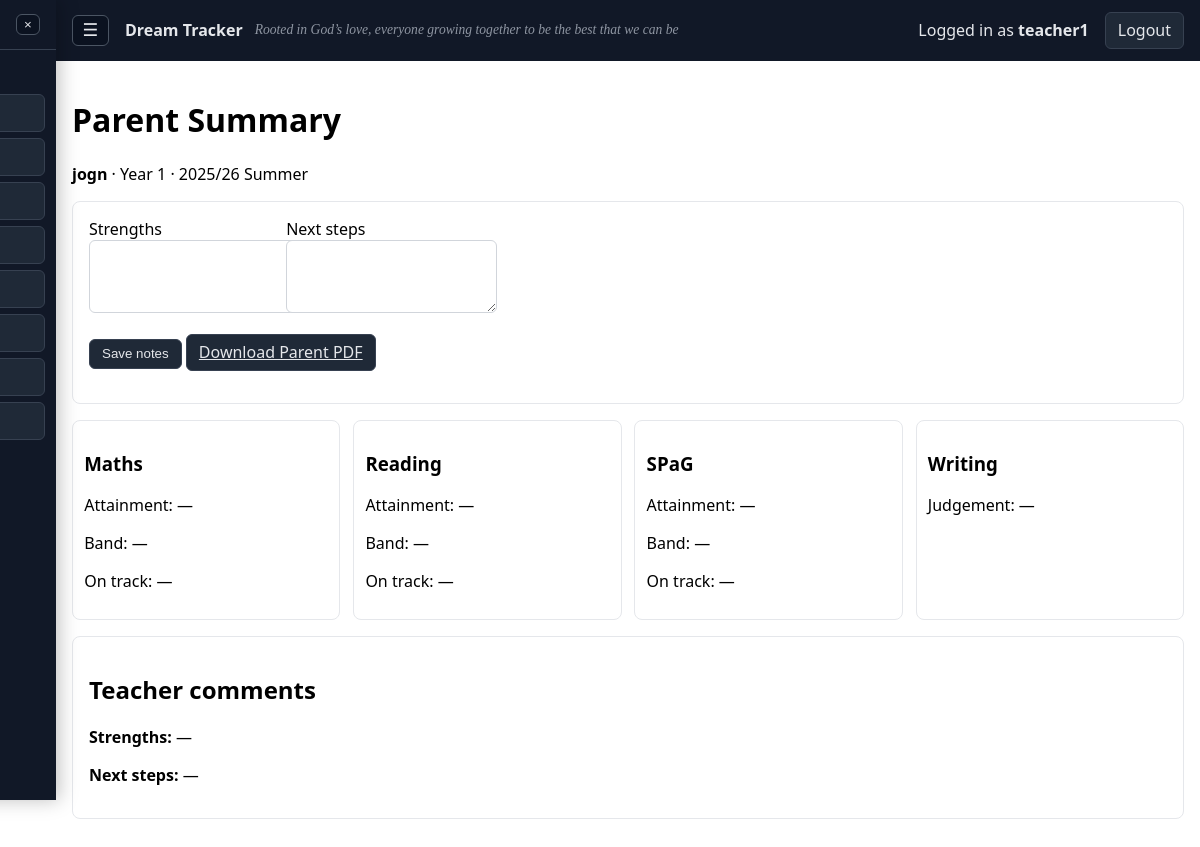
The page /reports/parent-summary/1 (signed in) on the database its author committed.
### models.py (models this page shows, shortened)
class Teacher(UserMixin, db.Model):
    __tablename__ = "teachers"
    id = db.Column(db.Integer, primary_key=True)
    username = db.Column(db.String(80), unique=True, nullable=False)
    password_hash = db.Column(db.String(255), nullable=False)
    class_id = db.Column(db.Integer, db.ForeignKey("classes.id"))
    is_admin = db.Column(db.Boolean, nullable=False, default=False)
    is_active = db.Column(db.Boolean, nullable=False, default=True)
    class_links = db.relationship("TeacherClass", back_populates="teacher", cascade="all, delete-orphan")
    classes = db.relationship("SchoolClass", secondary="teacher_classes", viewonly=True)

class Pupil(db.Model):
    __tablename__ = "pupils"
    id = db.Column(db.Integer, primary_key=True)
    class_id = db.Column(db.Integer, db.ForeignKey("classes.id"), nullable=False)
    number = db.Column(db.Integer, nullable=True)  # optional display No.
    name = db.Column(db.String(120), nullable=False, index=True)
    gender = db.Column(db.String(1), nullable=True)  # 'M' or 'F'
    pupil_premium = db.Column(db.Boolean, default=False)
    laps = db.Column(db.Boolean, default=False)
    service_child = db.Column(db.Boolean, default=False)
    updated_at = db.Column(db.DateTime, default=datetime.utcnow, onupdate=datetime.utcnow)
    results = db.relationship("Result", backref="pupil", cascade="all, delete-orphan")
    writing_results = db.relationship("WritingResult", backref="pupil", cascade="all, delete-orphan")
    sats_scores = db.relationship("SatsScore", backref="pupil", cascade="all, delete-orphan")
    class_history = db.relationship("PupilClassHistory", backref="pupil", cascade="all, delete-orphan")
    __table_args__ = (
    )

class SchoolClass(db.Model):
    __tablename__ = "classes"
    id = db.Column(db.Integer, primary_key=True)
    name = db.Column(db.String(80), unique=True, nullable=False)
    year_group = db.Column(db.Integer, nullable=True)  # e.g., 1..13 (Year 1..Year 13)
    is_archived = db.Column(db.Boolean, nullable=False, default=False)
    is_archive = db.Column(db.Boolean, nullable=False, default=False)
    pupils = db.relationship("Pupil", backref="klass", cascade="all, delete-orphan")
    teachers = db.relationship("Teacher", backref="klass", foreign_keys="Teacher.class_id")
    teacher_links = db.relationship("TeacherClass", back_populates="school_class", cascade="all, delete-orphan")

class AcademicYear(db.Model):
    __tablename__ = "academic_years"
    id = db.Column(db.Integer, primary_key=True)
    label = db.Column(db.String(9), unique=True, nullable=False)  # "2025/26"
    start_date = db.Column(db.Date, nullable=True)
    end_date = db.Column(db.Date, nullable=True)
    is_current = db.Column(db.Boolean, default=False, nullable=False)

### app.py (the view, shortened to what this page needs)
    @app.route("/reports/parent-summary/<int:pupil_id>", methods=["GET", "POST"])
    @login_required
    def report_parent_summary(pupil_id):
        pupil = Pupil.query.get_or_404(pupil_id)
        require_pupil_access(pupil)
        year = parse_year_id_or_current(request.args.get("year"))
        term = (request.args.get("term") or "Summer").strip()
        if term not in TERMS:
            term = "Summer"
        note = PupilReportNote.query.filter_by(pupil_id=pupil.id, year_id=year.id, term_id=term).first()
        latest = {}
        for subject_key in SUBJECTS:
            row = (Result.query
                   .filter_by(pupil_id=pupil.id, academic_year_id=year.id, term=term, subject=subject_key)
                   .order_by(Result.created_at.desc())
                   .first())
            latest[subject_key] = row
        writing = (WritingResult.query
                   .filter_by(pupil_id=pupil.id, academic_year_id=year.id, term=term)
                   .order_by(WritingResult.created_at.desc())
                   .first())
        format_mode = (request.args.get("format") or "html").strip().lower()
        html = render_template(
            "reports/parent_summary.html",
            pupil=pupil,
            year=year,
            term=term,
            latest=latest,
            writing=writing,
            note=note,
            is_pdf=(format_mode == "pdf"),
        )
        return html

### templates/reports/parent_summary.html (shortened to what this page needs)
{% if not is_pdf %}{% extends "layout.html" %}{% endif %}
{% block content %}
<h1>Parent Summary</h1>
<p><strong>{{ pupil.name }}</strong> · {{ pupil.klass.name if pupil.klass else '' }} · {{ year.label }} {{ term }}</p>
{% if not is_pdf %}
<section class="card">
  <form method="post">
    <label>Strengths<br><textarea name="strengths_text" rows="4" style="width:100%">{{ note.strengths_text if note else '' }}</textarea></label>
    <label>Next steps<br><textarea name="next_steps_text" rows="4" style="width:100%">{{ note.next_steps_text if note else '' }}</textarea></label>
    <p><button class="button" type="submit">Save notes</button>
      <a class="button" href="{{ url_for('report_parent_summary', pupil_id=pupil.id, year=year.id, term=term, format='pdf') }}">Download Parent PDF</a>
    </p>
  </form>
</section>
{% endif %}
<section class="summary-grid">
  {% for key, label in [('maths','Maths'),('reading','Reading'),('spag','SPaG')] %}
    {% set r = latest.get(key) %}
    <div class="summary-card">
      <h3>{{ label }}</h3>
      <p>Attainment: {{ r.combined_pct if r and r.combined_pct is not none else '—' }}{% if r and r.combined_pct is not none %}%{% endif %}</p>
      <p>Band: {{ r.summary if r and r.summary else '—' }}</p>
      <p>On track: {{ 'Yes' if r and r.summary and 'towards' not in r.summary|lower else ('No' if r else '—') }}</p>
    </div>
  {% endfor %}
  <div class="summary-card">
    <h3>Writing</h3>
    <p>Judgement: {{ writing.band.replace('_', ' ').title() if writing else '—' }}</p>
  </div>
</section>
<section class="card">
  <h2>Teacher comments</h2>
  <p><strong>Strengths:</strong> {{ note.strengths_text if note and note.strengths_text else '—' }}</p>
  <p><strong>Next steps:</strong> {{ note.next_steps_text if note and note.next_steps_text else '—' }}</p>
</section>
{% endblock %}

### templates/layout.html (shortened to what this page needs)
<!doctype html>
<html lang="en">
<head>
</head>
<body>
  {% set sidebar_params = namespace(values={}) %}
  {% for key in ['year','term','class','gender','pp','laps','svc','min_pct','max_pct','band'] %}
    {% if request.args.get(key) %}
      {% set _ = sidebar_params.values.update({key: request.args.get(key)}) %}
    {% endif %}
  {% endfor %}
  {% set sidebar_subject = request.view_args.get('subject') if request.view_args and request.view_args.get('subject') else request.args.get('subject', 'maths') %}
  {% set sidebar_mode = request.args.get('mode', 'table' if current_user.is_admin else 'home') %}
  {% set reports_href = url_for('reports', **sidebar_params.values) %}
  {% set is_year6_menu = y6_nav is not none %}
  {% if current_user.is_authenticated %}
    <div id="sidebarHoverZone" class="hover-zone" aria-hidden="true"></div>
    <aside id="sidebar" class="sidebar" aria-label="Main menu">
      <div class="sidebar-head">
        <button id="menuCloseBtn" class="sidebar-close" aria-label="Close menu" type="button">×</button>
      </div>
      <nav class="sidebar-nav">
        <div class="section-title">Teacher</div>
        {% if is_year6_menu %}
          <a class="sidebar-link {{ 'active' if request.endpoint == 'y6_home' or (request.endpoint == 'dashboard' and sidebar_mode == 'home') else '' }}" href="{{ url_for('y6_home', **sidebar_params.values) }}">Home</a>
          <a class="sidebar-link {{ 'active' if request.endpoint in ['y6_sats_tracker', 'sats_page'] else '' }}" href="{{ url_for('y6_sats_tracker', **sidebar_params.values) }}">SATs Tracker</a>
          <a class="sidebar-link {{ 'active' if request.endpoint in ['y6_writing', 'writing_dashboard'] or (request.endpoint == 'dashboard' and sidebar_subject == 'writing') else '' }}" href="{{ url_for('y6_writing', **sidebar_params.values) }}">Writing</a>
          <a class="sidebar-link {{ 'active' if request.endpoint in ['y6_reports', 'reports'] else '' }}" href="{{ url_for('y6_reports', **sidebar_params.values) }}">Reports</a>
        {% else %}
          <a class="sidebar-link {{ 'active' if request.endpoint == 'dashboard' and sidebar_mode == 'home' else '' }}" href="{{ url_for('dashboard', subject='maths', mode='home', **sidebar_params.values) }}">Home</a>
          <a class="sidebar-link {{ 'active' if request.endpoint == 'dashboard' and sidebar_mode == 'table' and sidebar_subject == 'maths' else '' }}" href="{{ url_for('dashboard', subject='maths', mode='table', **sidebar_params.values) }}">Maths</a>
          <a class="sidebar-link {{ 'active' if request.endpoint == 'dashboard' and sidebar_mode == 'table' and sidebar_subject == 'reading' else '' }}" href="{{ url_for('dashboard', subject='reading', mode='table', **sidebar_params.values) }}">Reading</a>
          <a class="sidebar-link {{ 'active' if request.endpoint == 'dashboard' and sidebar_mode == 'table' and sidebar_subject == 'spag' else '' }}" href="{{ url_for('dashboard', subject='spag', mode='table', **sidebar_params.values) }}">SPaG</a>
          <a class="sidebar-link {{ 'active' if request.endpoint == 'dashboard' and sidebar_mode == 'table' and sidebar_subject == 'writing' else '' }}" href="{{ url_for('dashboard', subject='writing', mode='table', **sidebar_params.values) }}">Writing</a>
          <a class="sidebar-link {{ 'active' if request.endpoint == 'assessments' else '' }}" href="{{ url_for('assessments') }}">GAP</a>
          <a class="sidebar-link {{ 'active' if request.endpoint == 'interventions' else '' }}" href="{{ url_for('interventions') }}">Interventions</a>
          <a class="sidebar-link {{ 'active' if request.endpoint == 'reports' else '' }}" href="{{ reports_href }}">Reports</a>
        {% endif %}
      </nav>
    </aside>
  {% endif %}
  <header class="bar">
    {% if current_user.is_authenticated %}
      <button id="menuBtn" class="menu-btn" aria-label="Open menu" type="button">☰</button>
    {% endif %}
    <div class="brand-wrap">
      <a class="brand" href="{{ url_for('index') }}">Dream Tracker</a>
      <span class="school-motto">Rooted in God’s love, everyone growing together to be the best that we can be</span>
    </div>
    {% if current_user.is_authenticated %}
      <span>Logged in as <strong>{{ current_user.username }}</strong></span>
      <a class="button" href="{{ url_for('logout') }}">Logout</a>
    {% else %}
      <a class="button" href="{{ url_for('login') }}">Login</a>
    {% endif %}
  </header>
  <main>
    {% block content %}{% endblock %}
  </main>
</body>
</html>

### templates/layout.html (style rules this page uses)
html, body { height: 100%; }
body { font-family: system-ui, -apple-system, Segoe UI, Roboto, Arial, sans-serif; margin: 0; padding: 0; display: block; width: 100%; overflow-x: hidden; }
header.bar { display: flex; align-items: center; flex-wrap: wrap; gap: 1rem; padding: 0.75rem 1rem; background: #111827; color: #e5e7eb; width: 100%; box-sizing: border-box; }
header.bar .brand { color: #e5e7eb; text-decoration: none; font-weight: 700; white-space: nowrap; }
header.bar .brand-wrap { display: inline-flex; align-items: center; position: relative; }
.school-motto { position: absolute; left: calc(100% + 0.75rem); font-family: "Georgia", "Times New Roman", cursive; font-style: italic; font-size: 0.85rem; color: #9ca3af; white-space: nowrap; opacity: 0.9; }
.menu-btn { border: 1px solid #4b5563; border-radius: 6px; background: #0b1220; color: #e5e7eb; font-size: 1.1rem; line-height: 1; padding: 0.35rem 0.6rem; cursor: pointer; }
header.bar a { color: #e5e7eb; text-decoration: none; }
.sidebar { position: fixed; top: 0; left: 0; height: 100vh; width: 260px; background: #111827; color: #e5e7eb; z-index: 30; box-shadow: 3px 0 18px rgba(0, 0, 0, 0.25); transform: translateX(-204px); transition: transform 0.2s ease; overflow-y: auto; }
.hover-zone { position: fixed; top: 0; left: 0; bottom: 0; width: 20px; z-index: 25; background: transparent; }
.sidebar-head { display: flex; align-items: center; justify-content: space-between; padding: 0.85rem 1rem; border-bottom: 1px solid #374151; font-weight: 700; }
.sidebar-close { border: 1px solid #4b5563; border-radius: 6px; background: #0b1220; color: #e5e7eb; line-height: 1; padding: 0.2rem 0.45rem; cursor: pointer; }
.sidebar-nav { display: flex; flex-direction: column; gap: 0.35rem; padding: 0.7rem; }
.sidebar-nav .section-title { color: #9ca3af; font-size: 0.8rem; text-transform: uppercase; letter-spacing: 0.02em; margin: 0.45rem 0 0.1rem; padding: 0 0.45rem; }
.sidebar-link { color: #e5e7eb; text-decoration: none; border: 1px solid #374151; border-radius: 6px; background: #1f2937; padding: 0.45rem 0.6rem; white-space: nowrap; overflow: hidden; text-overflow: ellipsis; }
a.button, button.button, .button { display: inline-block; padding: 0.4rem 0.75rem; border: 1px solid #374151; border-radius: 6px; background: #1f2937; color: #e5e7eb; white-space: nowrap; }
main { padding: 1rem; }
body.has-sidebar main, body.has-sidebar header.bar { padding-left: calc(56px + 1rem); }
section.card, .card { border: 1px solid #e5e7eb; border-radius: 8px; padding: 1rem; margin: 1rem 0; }
label { display: inline-block; }
select, input[type="text"], input[type="number"], input[type="file"], textarea { padding: 0.35rem 0.5rem; border: 1px solid #d1d5db; border-radius: 6px; }

### templates/reports/parent_summary.html (style rules this page uses)
.summary-grid { display:grid;grid-template-columns:repeat(auto-fit,minmax(220px,1fr));gap:0.8rem }
.summary-card { border:1px solid #e5e7eb;border-radius:8px;padding:0.7rem }

### rows shown on the page
Teacher: username "teacher1"
Pupil: name "jogn"
SchoolClass: klass "Year 1"
AcademicYear: label "2025/26"

### other values the page prints
{{ term }} "Summer"
{{ label }} "Maths" "Reading" "SPaG"
{{ r.combined_pct if r and r.combined_pct is not none else '—' }} "—" "—" "—"
{{ r.summary if r and r.summary else '—' }} "—" "—" "—"
{{ writing.band.replace('_', ' ').title() if writing else '—' }} "—"
{{ note.strengths_text if note and note.strengths_text else '—' }} "—"
{{ note.next_steps_text if note and note.next_steps_text else '—' }} "—"
